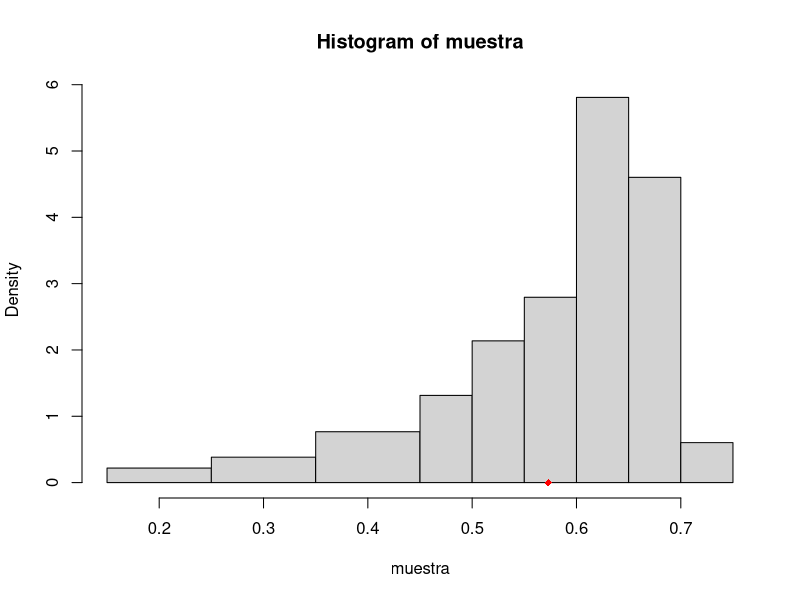

This figure's R source:
# Ejercicio 95

li <- c(0.15,0.25,0.35,0.45,0.50,0.55,0.60,0.65,0.7)
ls <- c(0.25,0.35,0.45,0.50,0.55,0.60,0.65,0.7,0.75)
frec <- c(8,14,28,24,39,51,106,84,11)

hist.intevalos <- function(li,ls,frec) {
    marcas <- (ls + li)/2
    muestra <- c()
    for (i in 1:length(marcas)) {
         muestra <-c(muestra,rep(marcas[i],frec[i]))
    }
    hist(muestra,breaks=c(li,ls[length(ls)]))
}

hist.intevalos(li,ls,frec)

#Calcular la media
marcas <- (ls + li)/2
media <- sum(marcas*frec)/sum(frec)
# dibuja la media
points(media,0,col="red",pch=18)

